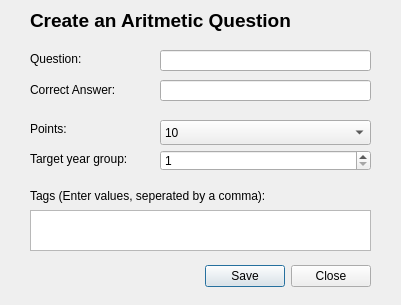
<?xml version="1.0" encoding="UTF-8"?>
<ui version="4.0">
 <class>createQuestion</class>
 <widget class="QDialog" name="createQuestion">
  <property name="geometry">
   <rect>
    <x>0</x>
    <y>0</y>
    <width>401</width>
    <height>305</height>
   </rect>
  </property>
  <property name="windowTitle">
   <string>Dialog</string>
  </property>
  <widget class="QDialogButtonBox" name="buttonBox">
   <property name="geometry">
    <rect>
     <x>30</x>
     <y>260</y>
     <width>341</width>
     <height>32</height>
    </rect>
   </property>
   <property name="orientation">
    <enum>Qt::Horizontal</enum>
   </property>
   <property name="standardButtons">
    <set>QDialogButtonBox::Close|QDialogButtonBox::Save</set>
   </property>
  </widget>
  <widget class="QLineEdit" name="questionInput">
   <property name="geometry">
    <rect>
     <x>160</x>
     <y>50</y>
     <width>211</width>
     <height>21</height>
    </rect>
   </property>
  </widget>
  <widget class="QLineEdit" name="answerInput">
   <property name="geometry">
    <rect>
     <x>160</x>
     <y>80</y>
     <width>211</width>
     <height>21</height>
    </rect>
   </property>
  </widget>
  <widget class="QLabel" name="label">
   <property name="geometry">
    <rect>
     <x>30</x>
     <y>50</y>
     <width>81</width>
     <height>17</height>
    </rect>
   </property>
   <property name="text">
    <string>Question:</string>
   </property>
  </widget>
  <widget class="QLabel" name="label_2">
   <property name="geometry">
    <rect>
     <x>30</x>
     <y>80</y>
     <width>111</width>
     <height>20</height>
    </rect>
   </property>
   <property name="text">
    <string>Correct Answer:</string>
   </property>
  </widget>
  <widget class="QPlainTextEdit" name="plainTextEdit">
   <property name="geometry">
    <rect>
     <x>30</x>
     <y>210</y>
     <width>341</width>
     <height>41</height>
    </rect>
   </property>
  </widget>
  <widget class="QLabel" name="label_4">
   <property name="geometry">
    <rect>
     <x>30</x>
     <y>180</y>
     <width>341</width>
     <height>31</height>
    </rect>
   </property>
   <property name="text">
    <string>Tags (Enter values, seperated by a comma):</string>
   </property>
  </widget>
  <widget class="QLabel" name="label_3">
   <property name="geometry">
    <rect>
     <x>30</x>
     <y>120</y>
     <width>67</width>
     <height>17</height>
    </rect>
   </property>
   <property name="text">
    <string>Points:</string>
   </property>
  </widget>
  <widget class="QComboBox" name="comboBox">
   <property name="geometry">
    <rect>
     <x>160</x>
     <y>120</y>
     <width>211</width>
     <height>25</height>
    </rect>
   </property>
   <item>
    <property name="text">
     <string>10</string>
    </property>
   </item>
   <item>
    <property name="text">
     <string>15</string>
    </property>
   </item>
   <item>
    <property name="text">
     <string>20</string>
    </property>
   </item>
   <item>
    <property name="text">
     <string>25</string>
    </property>
   </item>
   <item>
    <property name="text">
     <string>30</string>
    </property>
   </item>
   <item>
    <property name="text">
     <string>35</string>
    </property>
   </item>
   <item>
    <property name="text">
     <string>40</string>
    </property>
   </item>
   <item>
    <property name="text">
     <string>45</string>
    </property>
   </item>
   <item>
    <property name="text">
     <string>50</string>
    </property>
   </item>
   <item>
    <property name="text">
     <string/>
    </property>
   </item>
  </widget>
  <widget class="QLabel" name="label_5">
   <property name="geometry">
    <rect>
     <x>30</x>
     <y>150</y>
     <width>141</width>
     <height>17</height>
    </rect>
   </property>
   <property name="text">
    <string>Target year group:</string>
   </property>
  </widget>
  <widget class="QSpinBox" name="spinBox">
   <property name="geometry">
    <rect>
     <x>160</x>
     <y>150</y>
     <width>211</width>
     <height>21</height>
    </rect>
   </property>
   <property name="minimum">
    <number>1</number>
   </property>
   <property name="maximum">
    <number>13</number>
   </property>
  </widget>
  <widget class="QLabel" name="label_6">
   <property name="geometry">
    <rect>
     <x>30</x>
     <y>10</y>
     <width>321</width>
     <height>21</height>
    </rect>
   </property>
   <property name="font">
    <font>
     <pointsize>14</pointsize>
     <weight>75</weight>
     <bold>true</bold>
    </font>
   </property>
   <property name="text">
    <string>Create an Aritmetic Question</string>
   </property>
  </widget>
 </widget>
 <resources/>
 <connections>
  <connection>
   <sender>buttonBox</sender>
   <signal>accepted()</signal>
   <receiver>createQuestion</receiver>
   <slot>accept()</slot>
   <hints>
    <hint type="sourcelabel">
     <x>248</x>
     <y>254</y>
    </hint>
    <hint type="destinationlabel">
     <x>157</x>
     <y>274</y>
    </hint>
   </hints>
  </connection>
  <connection>
   <sender>buttonBox</sender>
   <signal>rejected()</signal>
   <receiver>createQuestion</receiver>
   <slot>close()</slot>
   <hints>
    <hint type="sourcelabel">
     <x>316</x>
     <y>260</y>
    </hint>
    <hint type="destinationlabel">
     <x>286</x>
     <y>274</y>
    </hint>
   </hints>
  </connection>
 </connections>
</ui>
